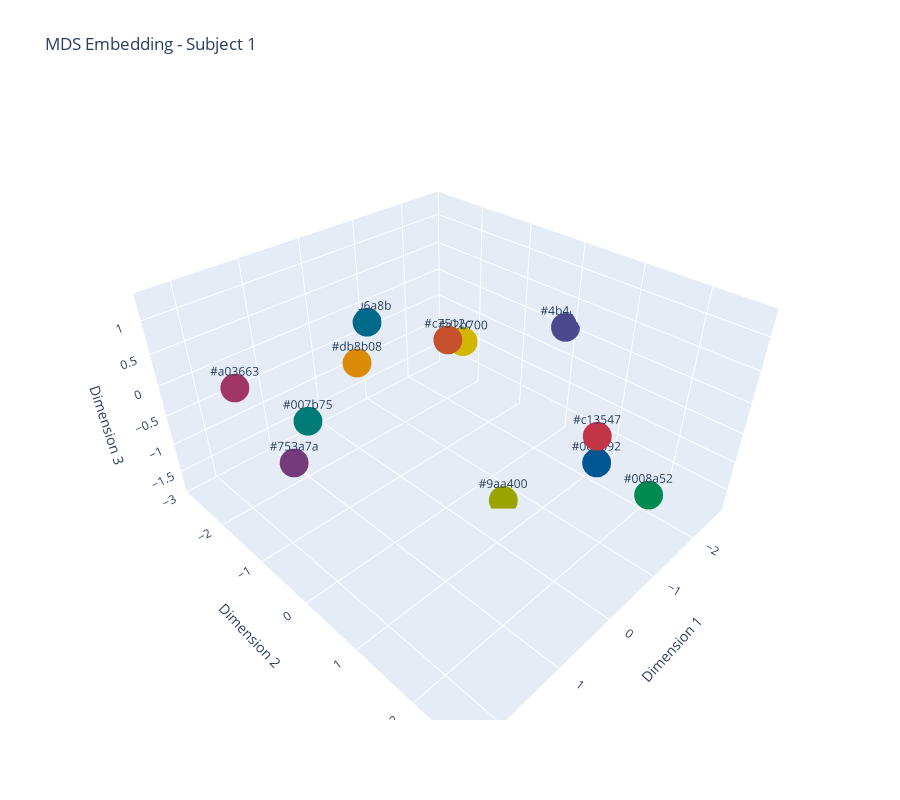
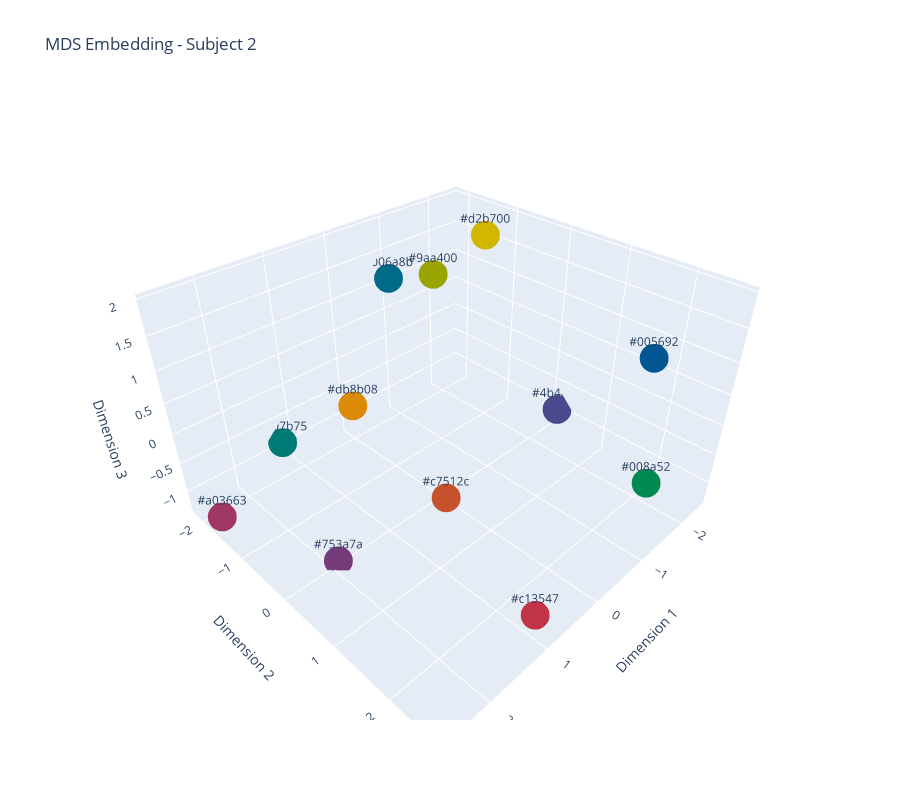

Notebook cell for these charts, in order:
### Code cell
plot_3DMDS_overallPreference(value_mapped_sym_1, value_mapped_sym_2, value_mapped_raw_1, value_mapped_raw_2, unique_colours)

### Figure 1 — Plotly figure (JSON) as saved in the notebook; plotly's stock layout.template omitted (floating-point values rounded to 4 significant figures)
{"data": [{"marker": {"color": ["#d2b700", "#db8b08", "#c7512c", "#c13547", "#a03663", "#753a7a", "#4b488e", "#005692", "#006a8b", "#007b75", "#008a52", "#9aa400"], "size": 10}, "mode": "markers+text", "text": ["#d2b700", "#db8b08", "#c7512c", "#c13547", "#a03663", "#753a7a", "#4b488e", "#005692", "#006a8b", "#007b75", "#008a52", "#9aa400"], "textposition": "top center", "type": "scatter3d", "x": [-1.543, 1.237, 0.4236, 0.6115, 2.055, 2.347, -2.647, -0.403, -0.991, 0.7773, -1.242, -0.6255], "y": [-1.191, -0.2156, 0.4586, 2.699, -1.716, -0.04504, -0.08976, 2.128, -2.844, -2.18, 2.452, 0.5433], "z": [-0.2083, 1.042, 1.292, 1.208, 0.375, 0.2917, 0.04167, -0.04167, -0.2917, -1.042, -0.875, -1.792]}], "layout": {"height": 800, "plot_bgcolor": "white", "scene": {"xaxis": {"title": {"text": "Dimension 1"}}, "yaxis": {"title": {"text": "Dimension 2"}}, "zaxis": {"title": {"text": "Dimension 3"}}}, "title": {"text": "MDS Embedding - Subject 1"}}}

### Figure 2 — Plotly figure (JSON) as saved in the notebook; plotly's stock layout.template omitted (floating-point values rounded to 4 significant figures)
{"data": [{"marker": {"color": ["#d2b700", "#db8b08", "#c7512c", "#c13547", "#a03663", "#753a7a", "#4b488e", "#005692", "#006a8b", "#007b75", "#008a52", "#9aa400"], "size": 10}, "mode": "markers+text", "text": ["#d2b700", "#db8b08", "#c7512c", "#c13547", "#a03663", "#753a7a", "#4b488e", "#005692", "#006a8b", "#007b75", "#008a52", "#9aa400"], "textposition": "top center", "type": "scatter3d", "x": [-2.127, 0.882, 0.5055, 0.8372, 2.599, 1.922, -2.455, -0.5991, -0.9145, 1.247, -1.642, -0.2563], "y": [-1.203, -0.7798, 0.611, 2.47, -1.711, 0.01893, 0.1714, 2.657, -2.051, -2.138, 2.335, -0.3798], "z": [1.708, 0.2917, -0.7083, -1.208, -1.208, -1.292, -0.9583, 1.875, 1.125, -0.875, -0.7083, 1.958]}], "layout": {"height": 800, "plot_bgcolor": "white", "scene": {"xaxis": {"title": {"text": "Dimension 1"}}, "yaxis": {"title": {"text": "Dimension 2"}}, "zaxis": {"title": {"text": "Dimension 3"}}}, "title": {"text": "MDS Embedding - Subject 2"}}}
